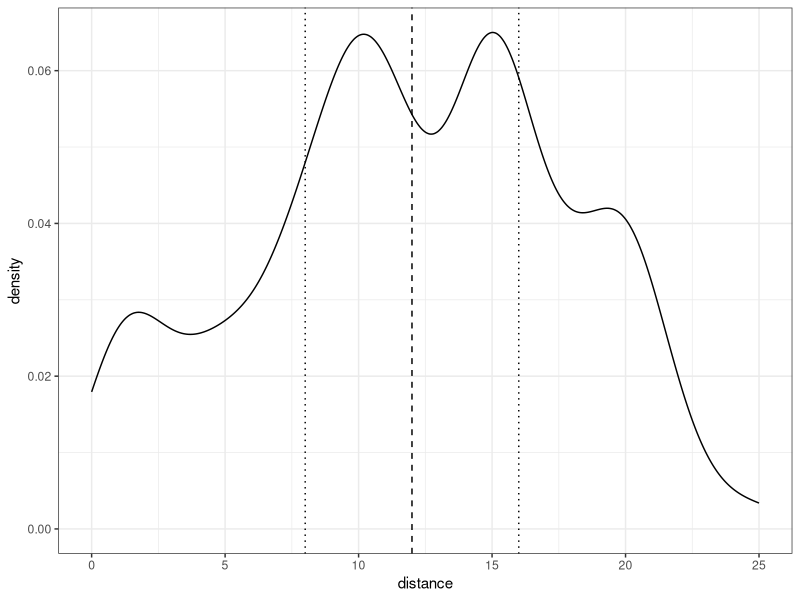

Write the R code that produced this figure.
## ---- chunk 1
library(tidyverse)


knitr::opts_chunk$set(tidy = FALSE)
theme_set(theme_bw())
def.chunk.hook  <- knitr::knit_hooks$get("chunk")
knitr::knit_hooks$set(chunk = function(x, options) {
  x <- def.chunk.hook(x, options)
  ifelse(options$size != "normalsize", paste0("\\", options$size,"\n\n", x, "\n\n \\normalsize"), x)
})
knitr::opts_chunk$set(warning=FALSE, message=FALSE, tidy = F, size = "small")
## ---- chunk 2
dat<-read.csv("./data/criminalrecord.csv")
## ---- chunk 3
head(dat)
## ---- chunk 4
dat %>% count(black)
## ---- chunk 5
dat %>% count(crimrec)
## ---- chunk 6
dat %>% count(black, crimrec)
## ---- chunk 7
dat %>% count(black, callback)
## ---- chunk 8
dat %>% count(crimrec, callback)
## ---- chunk 9
## Divide those with a criminal record and callback 
## By all those with a criminal record
dat %>% 
  group_by(crimrec) %>% 
  summarise(callback = sum(callback),
            n = n()) %>% 
  mutate(rate = callback / n)

## ---- chunk 10
summary(dat$distance)
## NA???
## ---- chunk 11
## remove pesky NA values
dat_clean<-dat %>% 
  filter(!(is.na(distance)))
         
### wait, what did you do there???!
### also works, but more agressive: dat_clean<-na.omit(dat)

summary(dat_clean$distance)
## ---- chunk 12
ggplot(dat_clean, aes(x=distance)) + geom_density() + 
  geom_vline(aes(xintercept = median(distance)), 
             lty=2) + 
  geom_vline(aes(xintercept = quantile(distance, 0.25)), lty=3) +
  geom_vline(aes(xintercept = quantile(distance, 0.75)), lty=3)
## ---- chunk 13
dat_clean<-dat_clean %>% 
  mutate(distance_binary = distance < median(distance))
## ---- chunk 14
dat_clean<-dat_clean %>% 
  mutate(distance_binary2 = ifelse(
    distance < median(distance), 
    "near",
    "far"
  ))
## ---- chunk 15
### define quartile cut points
q1<-quantile(dat_clean$distance, 0.25)
q2<-quantile(dat_clean$distance, 0.5)
q3<-quantile(dat_clean$distance, 0.75)
q1; q2; q3

## ---- chunk 16
### make factor variable
dat_clean <- dat_clean %>% 
  mutate(distance_quartile = 
           case_when(
             distance < q1 ~ "1st",
             distance < q2 ~ "2nd",
             distance < q3 ~ "3rd",
             distance >= q3 ~ "4th"
           ))
## ---- chunk 17
c_fact<-data.frame(callback = dat$callback,
                   crimrec = dat$crimrec)

### create explicit counterfactual

c_fact <- c_fact %>% 
  mutate(callback_crimT = 
           ifelse(
             crimrec==1, 
             callback, 
             NA),
         callback_crimF = 
           ifelse(crimrec==0, 
                  callback, 
                  NA))


head(c_fact)
## ---- chunk 18
head(c_fact)
## ---- chunk 19
### obtain the mean callback rate of those with a criminal record
### and those without
effect<-dat %>% 
  group_by(crimrec) %>% 
  summarise(callback = mean(callback))
### Compute the SATE
effect[2, 2] - effect[1, 2]
## ---- chunk 20
dat<-read_csv("./data/criminalrecord.csv")
c_fact<-data.frame(callback = dat$callback,
                   crimrec = dat$crimrec)

### create explicit counterfactual

c_fact$callback_crimT<-ifelse(c_fact$crimrec==1, 
                              c_fact$callback, NA)

c_fact$callback_crimF<-ifelse(c_fact$crimrec==0, c_fact$callback, NA)


head(c_fact)
